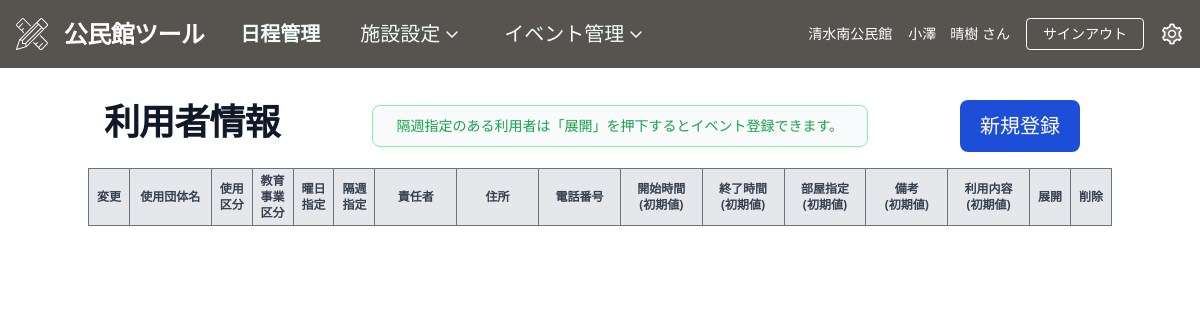
Before: /event_manager/userinformation (signed in) with the older database file.
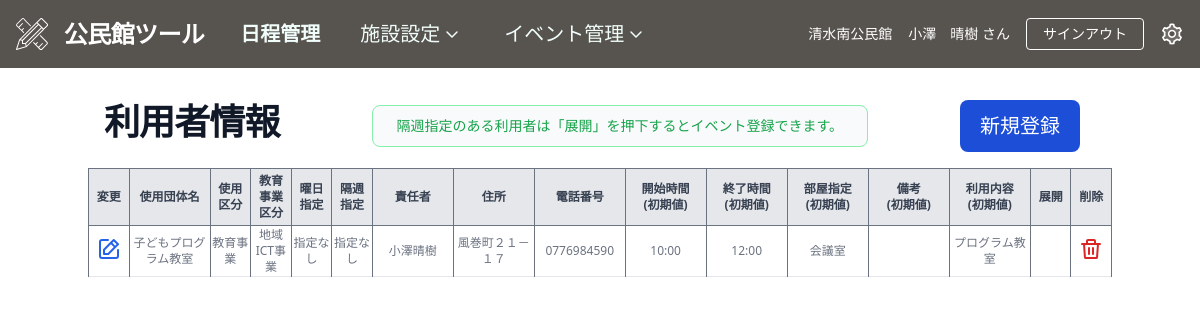
After: the same page with the newer database file.
### event_manager/models.py (models this page shows, shortened)
class UserInformation(models.Model):
	organization_name = models.CharField('使用団体名', max_length=64, blank=False)
	usage_category = models.CharField('使用区分',max_length=2,choices=USAGE_CATEGORY_CHOICES,blank=False)
	educational_category = models.CharField('教育事業区分',max_length=2,choices=EDUCATION_PROGRAM_CHOICES,blank=True,default='X')
	day_of_week = models.CharField('曜日指定',max_length=2,choices=DAY_OF_WEEK_CHOICES,default='X')
	semiweekly = models.CharField('隔週指定',max_length=2,choices=SEMIWEEK_CHOICES,default='X')
	responsible_party = models.CharField('責任者', max_length=64,blank=True)
	address = models.CharField('住所', max_length=64,blank=True)
	tel = models.CharField('電話番号', max_length=16,blank=True)
	default_start_time = models.TimeField('開始時間（初期値）', null=True)
	default_end_time = models.TimeField('終了時間（初期値）', null=True)
	default_room = models.ForeignKey(Room, null=True,on_delete=models.CASCADE)
	default_remarks = models.CharField('備考（初期値）', max_length=128, blank=True)
	default_details = models.CharField('利用内容（初期値）', max_length=128, blank=True)
	public_hall = models.ForeignKey(PublicHall,on_delete=models.CASCADE)

class Room(models.Model):
	name = models.CharField('利用施設名', max_length=64, blank=False)
	type = models.ForeignKey(UsageFee, null=True,on_delete=models.CASCADE)
	public_hall = models.ForeignKey(PublicHall,on_delete=models.CASCADE)
	def __str__(self):
		return self.name

### event_manager/views.py (the view)
# urls.py: path('userinformation', views.UserInformationListView.as_view(), name="userinformation"),
class UserInformationListView(LoginRequiredMixin, ListView):
    template_name = "event_manager/userinformation.html"
    model = UserInformation
    success_url = reverse_lazy('event_manager:userinformation')
    def get_queryset(self):
        current_public_hall = self.request.user.public_hall  # ログイン中の公民館を取得
        if current_public_hall:
            queryset = UserInformation.objects.filter(
                public_hall=current_public_hall).all()
        return queryset
    def get_context_data(self):
        today = datetime.date.today()
        context = super().get_context_data()
        context['page_title'] = '利用者情報'
        context['form'] = UserInformationForm()    # Create Modal画面
        context['form_update'] = UserInformationUpdateForm()    # Update Modal画面
        context['form_delete'] = UserInformationDeleteForm()    # Delete Modal画面
        context['target_year'] = today.strftime('%Y')+'年'
        return context

### accounts/models.py (called while the page is built)
	def __str__(self):
		return self.name

### templates/event_manager/userInformation.html (shortened to what the changed rows need)
{% extends 'base_calendar.html' %}
{%block content %}
<div id="content">
	<section class="bg-white">
		<div class="flex flex-row py-4 px-4 mx-auto items-center justify-between">
			<h1 class="mb-2 text-4xl font-extrabold tracking-tight leading-none text-gray-900">
				{{ page_title }}
			</h1>
		</div>
	</section>
	<div class="max-w-6xl relative overflow-x-auto mx-auto">
		<table class="w-full text-xs text-center rtl:text-right text-gray-500 border-gray-500 border-x border-solid">
			<thead class="text-gray-700">
				<tr class="border-gray-500 border-y border-solid bg-gray-200">
					<th scope="col" class="border-gray-500 border-x border-solid p-1 w-8">変更</th>
					<th scope="col" class="border-gray-500 border-x border-solid p-1 w-16">使用団体名</th>
					<th scope="col" class="border-gray-500 border-x border-solid p-1 w-8">使用<br>区分</th>
					<th scope="col" class="border-gray-500 border-x border-solid p-1 w-8">教育事業区分</th>
					<th scope="col" class="border-gray-500 border-x border-solid p-1 w-8">曜日<br>指定</th>
					<th scope="col" class="border-gray-500 border-x border-solid p-1 w-8">隔週<br>指定</th>
					<th scope="col" class="border-gray-500 border-x border-solid p-1 w-16">責任者</th>
					<th scope="col" class="border-gray-500 border-x border-solid p-1 w-16">住所</th>
					<th scope="col" class="border-gray-500 border-x border-solid p-1 w-16">電話番号</th>
					<th scope="col" class="border-gray-500 border-x border-solid p-1 w-16">開始時間<br>(初期値)</th>
					<th scope="col" class="border-gray-500 border-x border-solid p-1 w-16">終了時間<br>(初期値)</th>
					<th scope="col" class="border-gray-500 border-x border-solid p-1 w-16">部屋指定<br>(初期値)</th>
					<th scope="col" class="border-gray-500 border-x border-solid p-1 w-16">備考<br>(初期値)</th>
					<th scope="col" class="border-gray-500 border-x border-solid p-1 w-16">利用内容<br>(初期値)</th>
					<th scope="col" class="border-gray-500 border-x border-solid p-1 w-8">展開</th>
					<th scope="col" class="border-gray-500 border-x border-solid p-1 w-8">削除</th>
				</tr>
			</thead>
			<tbody>
				{% for object in object_list %}
				<tr class="odd:bg-white even:bg-gray-50 border-b">
					<td class="border-gray-500 border-x border-solid text-center">
						<button type="button" class="modal-open-button font-medium text-blue-600 mx-auto"
							data-modal-hide="authentication-modal" data-modal-target="#update-modal"
							data-modal-id={{object.pk}}>
							<a href="#" class=" hover:underline">
							</a>
					</td>
					<td class="border-gray-500 border-x border-solid text-center">{{ object.organization_name }}</td>
					<td class="border-gray-500 border-x border-solid text-center">{{ object.get_usage_category_display}}
					</td>
					<td class="border-gray-500 border-x border-solid text-center">
						{{ object.get_educational_category_display }}</td>
					<td class="border-gray-500 border-x border-solid text-center">{{ object.get_day_of_week_display }}
					</td>
					<td class="border-gray-500 border-x border-solid text-center">{{ object.get_semiweekly_display }}
					</td>
					<td class="border-gray-500 border-x border-solid text-center">{{ object.responsible_party }}</td>
					<td class="border-gray-500 border-x border-solid text-center">{{ object.address }}</td>
					<td class="border-gray-500 border-x border-solid text-center">{{ object.tel }}</td>
					<td class="border-gray-500 border-x border-solid text-center">{{ object.default_start_time }}</td>
					<td class="border-gray-500 border-x border-solid text-center">{{ object.default_end_time }}</td>
					<td class="border-gray-500 border-x border-solid text-center">{{ object.default_room }}</td>
					<td class="border-gray-500 border-x border-solid text-center">{{ object.default_remarks }}</td>
					<td class="border-gray-500 border-x border-solid text-center">{{ object.default_details }}</td>
					<td class="border-gray-500 border-x border-solid text-center">
					</td>
					<td class="border-gray-500 border-x border-solid text-center">
						<button type="button" class="modal-open-button font-medium text-red-600 mx-auto"
							data-modal-hide="authentication-modal" data-modal-target="#delete-modal"
							data-modal-id={{object.pk}}>
						</button>
					</td>
				</tr>
				{% endfor %}
			</tbody>
		</table>
	</div>
</div>
{% include 'event_manager/modals/modal_userinformation_create.html' %}
{% endblock %}

Changed rows visible on the page:
added UserInformation: organization_name "子どもプログラム教室", usage_category "教育事業", educational_category "地域ICT事業", day_of_week "指定なし", semiweekly "指定なし", responsible_party "小澤晴樹", address "風巻町２１－１７", tel "0776984590", default_start_time "10:00", default_end_time "12:00", default_room "会議室", default_details "プログラム教室"
